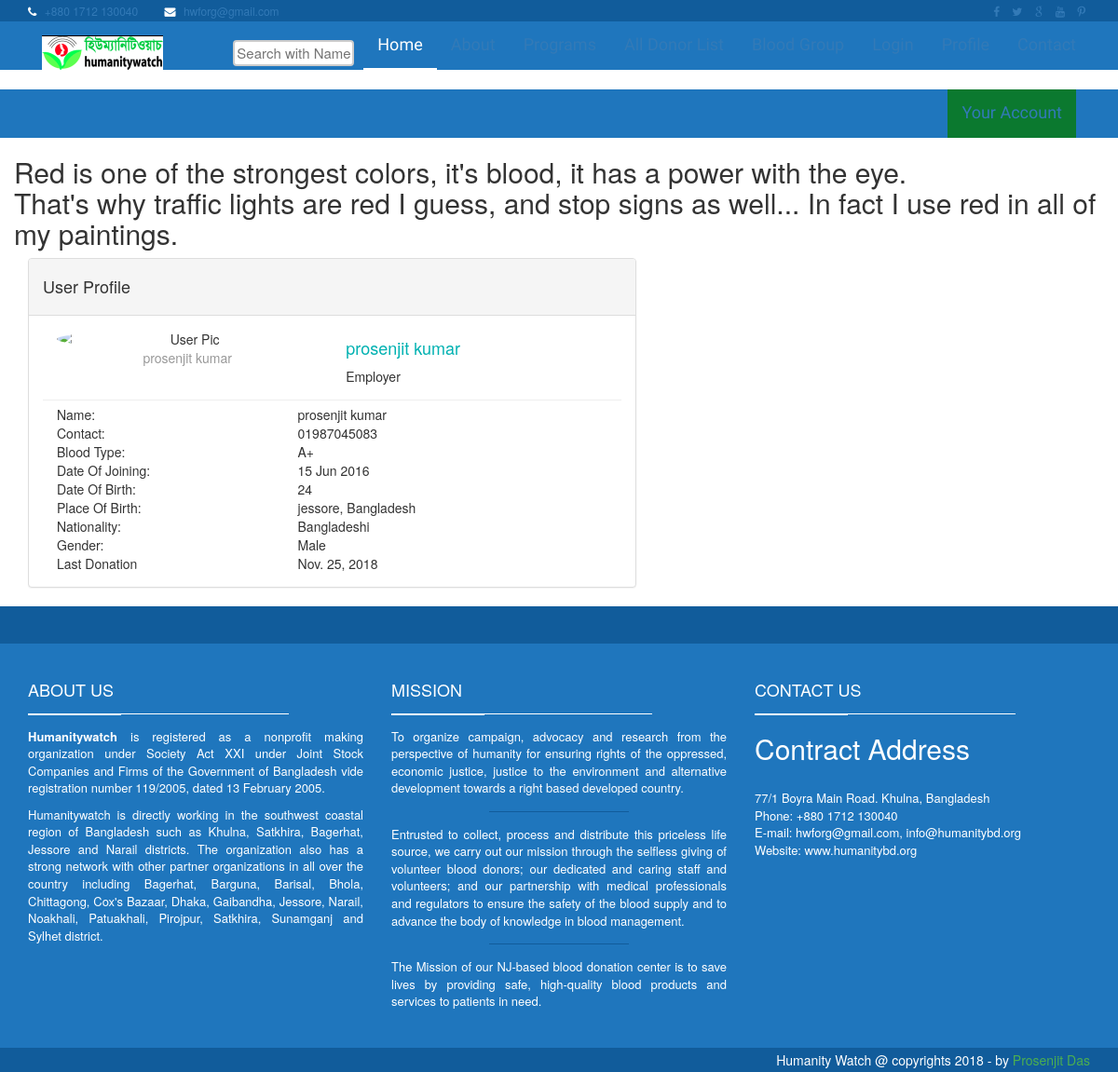
The app's page /profile/ (signed in) with its own data.
### accounts/models.py (models this page shows, shortened)
class User(AbstractBaseUser):
    email = models.EmailField(max_length=255, unique=True)
    full_name = models.CharField(max_length=255, blank=True, null=True)
    active = models.BooleanField(default=True) # Can Login
    staff = models.BooleanField(default=False) # staff user non Superuser
    admin = models.BooleanField(default=False) # Superuser
    timestamp = models.DateTimeField(auto_now_add=True)
    first_address = models.CharField(max_length=255, blank=True)
    second_address = models.CharField(max_length=255, blank=True)
    phone = models.CharField(max_length=12)
    update = models.DateTimeField(null=True, blank=True)
    last_donation_date = models.DateField(null=True, blank=True)
    PROFESSION_CHOICES = (
        ('Student', 'Student'),
        ('Employer', 'Employer'),
        ('Unemployed', 'Unemployed'),
        ('Businessman', 'Businessman'),
    )
    profession = models.CharField(max_length=20, choices=PROFESSION_CHOICES)
    BLOOD_CHOICES = (
        ('A+', 'A+'),
        ('A-', 'A-'),
        ('B+', 'B+'),
        ('B-', 'B-'),
        ('AB+', 'AB+'),
        ('AB-', 'AB-'),
        ('O+', 'O+'),
        ('O-', 'O-'),
    )
    blood = models.CharField(max_length=20, choices=BLOOD_CHOICES)
    GENDER_CHOICES = (
        ('Male', 'Male'),
        ('Female', 'Female'),
    )
    gender = models.CharField(max_length=10, choices=GENDER_CHOICES)
    age = models.IntegerField(default=20)
    USERNAME_FIELD = 'email'  # Username
    REQUIRED_FIELDS = ['full_name'] # 'full_name'
    objects = UserManager()
    @property
    def is_active(self):
        return self.active

### accounts/views.py (the view)
# urls.py: path('profile/', profile, name='profile'),
@login_required
def profile(request):
    args = {"user": request.user }
    return render(request, 'accounts/profile.html', args)

### accounts/templates/accounts/profile.html (shortened to what this page needs)
{% extends 'profile/index.html' %}
{% load static %}
{% block profile_content %}
    <link href="//maxcdn.bootstrapcdn.com/bootstrap/3.3.0/css/bootstrap.min.css" rel="stylesheet" id="bootstrap-css">
<div class="container">
	<div class="row">
		<h2>Red is one of the strongest colors, it's blood, it has a power with the eye.<br>
            That's why traffic lights are red I guess, and stop signs as well... In fact I use red in all of my paintings.</h2>
       <div class="col-md-7 ">
<div class="panel panel-default">
  <div class="panel-heading">  <h4 >User Profile</h4></div>
   <div class="panel-body">
    <div class="box box-info">
            <div class="box-body">
                     <div class="col-sm-6">
                     <div  align="center"> <img alt="User Pic" src="https://x1.xingassets.com/assets/frontend_minified/img/users/nobody_m.original.jpg" id="profile-image1" class="img-circle img-responsive">
    <div style="color:#999;" >{{ user.full_name }}</div>
                     </div>
              <br>
            </div>
            <div class="col-sm-6">
            <h4 style="color:#00b1b1;">{{ user.full_name }}</h4></span>
              <span><p>{{ user.profession }}</p></span>
            </div>
            <div class="clearfix"></div>
            <hr style="margin:5px 0 5px 0;">
                <div class="col-sm-5 col-xs-6 tital " >Name:</div><div class="col-sm-7 col-xs-6 ">{{ user.full_name }}</div>
                     <div class="clearfix"></div>
                <div class="col-sm-5 col-xs-6 tital " >Contact:</div><div class="col-sm-7 col-xs-6 ">{{ user.phone }}</div>
                 <div class="col-sm-5 col-xs-6 tital " >Blood Type:</div><div class="col-sm-7 col-xs-6 ">{{ user.blood }}</div>
                <div class="col-sm-5 col-xs-6 tital " >Date Of Joining:</div><div class="col-sm-7">15 Jun 2016</div>
                  <div class="clearfix"></div>
                <div class="col-sm-5 col-xs-6 tital " >Date Of Birth:</div><div class="col-sm-7">{{ user.age }}</div>
                  <div class="clearfix"></div>
                <div class="col-sm-5 col-xs-6 tital " >Place Of Birth:</div><div class="col-sm-7">{{ user.first_address }}</div>
                 <div class="clearfix"></div>
                <div class="col-sm-5 col-xs-6 tital " >Nationality:</div><div class="col-sm-7">Bangladeshi</div>
                 <div class="clearfix"></div>
                <div class="col-sm-5 col-xs-6 tital " >Gender:</div><div class="col-sm-7 col-xs-6 ">{{ user.gender }}</div>
                <div class="col-sm-5 col-xs-6 tital " >Last Donation</div><div class="col-sm-7">
                {{ user.last_donation_date }}</div>
          </div>
        </div>
    </div>
    </div>
</div>
   </div>
</div>
{% endblock %}

### accounts/static/assets/css/style.css (style rules this page uses)
body { font-family: "Open sans", sans-serif; color: #115c9b; }
h1, h2, h3, h4 { font-family: "Dosis", sans-serif; }
.panel-default { border-color: #1f76bd; border-radius: 0; }
.panel-default > .panel-heading { background: #1f76bd; color: #fff; }

### records on screen
User: full_name "prosenjit kumar", profession "Employer", phone "01987045083", blood "A+", age "24", first_address "jessore, Bangladesh", gender "Male", last_donation_date "Nov. 25, 2018"
